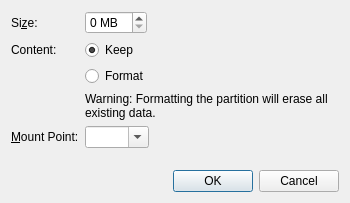
<?xml version="1.0" encoding="UTF-8"?>
<ui version="4.0">
 <class>EditExistingPartitionDialog</class>
 <widget class="QDialog" name="EditExistingPartitionDialog">
  <property name="geometry">
   <rect>
    <x>0</x>
    <y>0</y>
    <width>350</width>
    <height>203</height>
   </rect>
  </property>
  <property name="sizePolicy">
   <sizepolicy hsizetype="Minimum" vsizetype="Minimum">
    <horstretch>0</horstretch>
    <verstretch>0</verstretch>
   </sizepolicy>
  </property>
  <property name="windowTitle">
   <string>Edit Existing Partition</string>
  </property>
  <layout class="QVBoxLayout" name="verticalLayout">
   <item>
    <layout class="QFormLayout" name="formLayout">
     <property name="fieldGrowthPolicy">
      <enum>QFormLayout::ExpandingFieldsGrow</enum>
     </property>
     <item row="0" column="0">
      <widget class="QLabel" name="label">
       <property name="text">
        <string>Si&amp;ze:</string>
       </property>
       <property name="buddy">
        <cstring>sizeSpinBox</cstring>
       </property>
      </widget>
     </item>
     <item row="0" column="1">
      <widget class="QSpinBox" name="sizeSpinBox">
       <property name="suffix">
        <string> MB</string>
       </property>
      </widget>
     </item>
     <item row="1" column="0">
      <widget class="QLabel" name="label_3">
       <property name="text">
        <string>Content:</string>
       </property>
       <property name="buddy">
        <cstring>keepRadioButton</cstring>
       </property>
      </widget>
     </item>
     <item row="1" column="1">
      <widget class="QRadioButton" name="keepRadioButton">
       <property name="text">
        <string>Keep</string>
       </property>
       <property name="checked">
        <bool>true</bool>
       </property>
      </widget>
     </item>
     <item row="2" column="1">
      <widget class="QRadioButton" name="formatRadioButton">
       <property name="text">
        <string>Format</string>
       </property>
      </widget>
     </item>
     <item row="3" column="1">
      <widget class="QLabel" name="label_2">
       <property name="text">
        <string>Warning: Formatting the partition will erase all existing data.</string>
       </property>
       <property name="wordWrap">
        <bool>true</bool>
       </property>
      </widget>
     </item>
     <item row="5" column="0">
      <widget class="QLabel" name="mountPointLabel">
       <property name="text">
        <string>&amp;Mount Point:</string>
       </property>
       <property name="buddy">
        <cstring>mountPointComboBox</cstring>
       </property>
      </widget>
     </item>
     <item row="5" column="1">
      <widget class="QComboBox" name="mountPointComboBox">
       <property name="editable">
        <bool>true</bool>
       </property>
       <property name="currentIndex">
        <number>-1</number>
       </property>
       <item>
        <property name="text">
         <string>/</string>
        </property>
       </item>
       <item>
        <property name="text">
         <string>/boot</string>
        </property>
       </item>
       <item>
        <property name="text">
         <string>/home</string>
        </property>
       </item>
       <item>
        <property name="text">
         <string>/opt</string>
        </property>
       </item>
       <item>
        <property name="text">
         <string>/usr</string>
        </property>
       </item>
       <item>
        <property name="text">
         <string>/var</string>
        </property>
       </item>
      </widget>
     </item>
    </layout>
   </item>
   <item>
    <widget class="QDialogButtonBox" name="buttonBox">
     <property name="orientation">
      <enum>Qt::Horizontal</enum>
     </property>
     <property name="standardButtons">
      <set>QDialogButtonBox::Cancel|QDialogButtonBox::Ok</set>
     </property>
    </widget>
   </item>
  </layout>
 </widget>
 <tabstops>
  <tabstop>sizeSpinBox</tabstop>
  <tabstop>keepRadioButton</tabstop>
  <tabstop>formatRadioButton</tabstop>
  <tabstop>mountPointComboBox</tabstop>
  <tabstop>buttonBox</tabstop>
 </tabstops>
 <resources/>
 <connections>
  <connection>
   <sender>buttonBox</sender>
   <signal>accepted()</signal>
   <receiver>EditExistingPartitionDialog</receiver>
   <slot>accept()</slot>
   <hints>
    <hint type="sourcelabel">
     <x>248</x>
     <y>254</y>
    </hint>
    <hint type="destinationlabel">
     <x>157</x>
     <y>274</y>
    </hint>
   </hints>
  </connection>
  <connection>
   <sender>buttonBox</sender>
   <signal>rejected()</signal>
   <receiver>EditExistingPartitionDialog</receiver>
   <slot>reject()</slot>
   <hints>
    <hint type="sourcelabel">
     <x>316</x>
     <y>260</y>
    </hint>
    <hint type="destinationlabel">
     <x>286</x>
     <y>274</y>
    </hint>
   </hints>
  </connection>
 </connections>
</ui>
